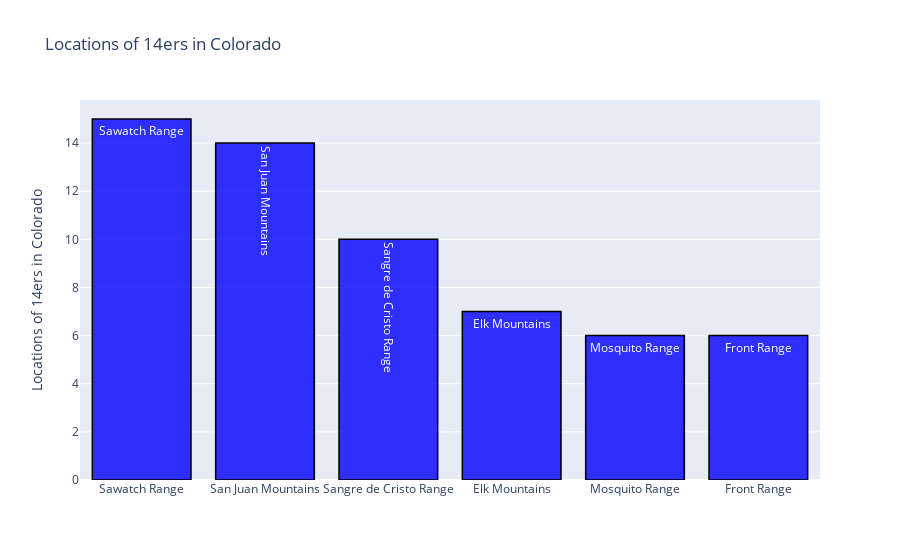

Here is the notebook cell this chart was saved with:
### Code cell
data= fourteeners
selectedColumn = 'Range'
title='Locations of 14ers in Colorado'
yAxisTitle = title
plotMultipleChoice(selectedColumn,data,title,yAxisTitle)

### Figure 1 — Plotly figure (JSON) as saved in the notebook; plotly's stock layout.template omitted (floating-point values rounded to 4 significant figures)
{"data": [{"marker": {"color": "rgba(0, 0, 255, 0.8)", "line": {"color": "rgb(0,0,0)", "width": 1.5}}, "name": "Kaggle", "text": ["Sawatch Range", "San Juan Mountains", "Sangre de Cristo Range", "Elk Mountains", "Mosquito Range", "Front Range"], "type": "bar", "x": ["Sawatch Range", "San Juan Mountains", "Sangre de Cristo Range", "Elk Mountains", "Mosquito Range", "Front Range"], "y": [15, 14, 10, 7, 6, 6]}], "layout": {"barmode": "group", "showlegend": false, "title": {"text": "Locations of 14ers in Colorado"}, "yaxis": {"title": {"text": "Locations of 14ers in Colorado"}}}}
